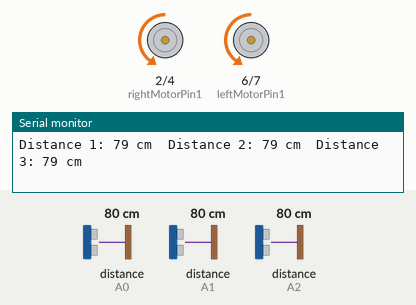
This sketch was run on a simulated Arduino Uno, built with avr-gcc and run on an emulated ATmega328P. On the bench: motor-driver pin pairs drawn as motors (green arrow = first pin HIGH = forward, orange = second pin HIGH = backward, longer = more drive, scaled by the enable pin), the last lines printed to the serial monitor. Wiring (inferred from the names in the program): 3 × ultrasonic range finder: trigger pin 8, echo A0 / trigger pin 9, echo A1 / trigger pin 10, echo A2. The inputs (shaded band) are chosen by the test bench; at power-on: distance to the obstacle (sensors on A0, A1, A2) 80 cm. The echo pulse lasts 58.3 µs per cm.

Above: at 1.2 s.
1.3 s: distance to the obstacle (sensor on A0) set to 35 cm
4.3 s: distance to the obstacle (sensor on A1) set to 35 cm
7.3 s: distance to the obstacle (sensor on A2) set to 9 cm
10.3 s: distance to the obstacle (sensor on A0) set to 25 cm
11.8 s: distance to the obstacle (sensor on A0) set to 20 cm
At 12.7 s:
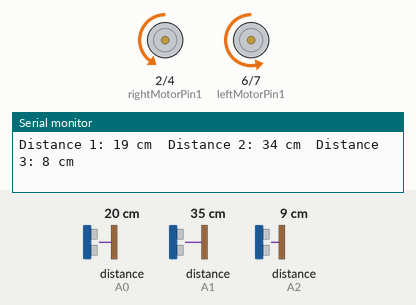
13.3 s: distance to the obstacle (sensor on A1) set to 25 cm
16.3 s: distance to the obstacle (sensor on A1) set to 20 cm
At 17.8 s:
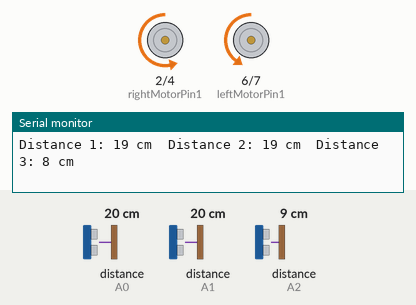
Timing chart, 0 to 18.8 s (numbered marks = the images above; inputs shaded):
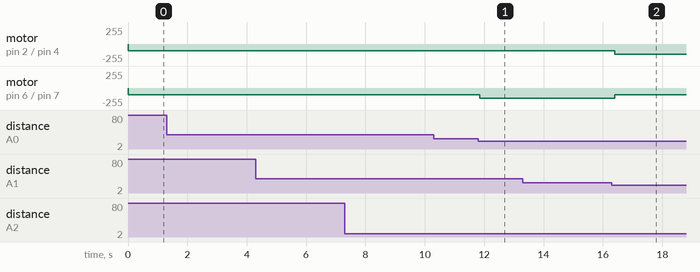

Measured:
- the behaviour switches between 22 and 21 cm on distance to the obstacle (sensor on A0) (found by bisection; images 0 and 1)
- the behaviour switches between 22 and 21 cm on distance to the obstacle (sensor on A1) (found by bisection; images 1 and 2)
- after the input at 11.8 s, motor on pin 6 (leftMotorPin1) / pin 7 (leftMotorPin2): backward 100/255 → backward 150/255 after 0.05 s
- after the input at 16.3 s, motor on pin 2 (rightMotorPin1) / pin 4 (rightMotorPin2): backward 100/255 → backward 150/255 after 0.09 s; motor on pin 6 (leftMotorPin1) / pin 7 (leftMotorPin2): backward 150/255 → backward 100/255 after 0.09 s

The sketch:

avoid_test.ino
```cpp
// 초음파 센서 핀 정의
const int trigPin1 = 8;  // 중앙 센서 트리거 핀
const int echoPin1 = A0;  // 중앙 센서 에코 핀
const int trigPin2 = 9; // 우측 센서 트리거 핀
const int echoPin2 = A1; // 우측 센서 에코 핀
const int trigPin3 = 10; // 좌측 센서 트리거 핀
const int echoPin3 = A2; // 좌측 센서 에코 핀

// 모터 핀 정의
#define EN1 3                 // 우측 모터 속도
const int rightMotorPin1 = 2; // 우측 모터 핀 1
const int rightMotorPin2 = 4; // 우측 모터 핀 2
#define EN2 5                 // 좌측 모터 속도
const int leftMotorPin1 = 6;  // 좌측 모터 핀 1
const int leftMotorPin2 = 7;  // 좌측 모터 핀 2

// 장애물 감지 거리 설정 (단위: 센티미터)
const int obstacleDistance1 = 10;
const int obstacleDistance2 = 20;

void setup()
{
    pinMode(trigPin1, OUTPUT);
    pinMode(echoPin1, INPUT);
    pinMode(trigPin2, OUTPUT);
    pinMode(echoPin2, INPUT);
    pinMode(trigPin3, OUTPUT);
    pinMode(echoPin3, INPUT);
    pinMode(leftMotorPin1, OUTPUT);
    pinMode(leftMotorPin2, OUTPUT);
    pinMode(rightMotorPin1, OUTPUT);
    pinMode(rightMotorPin2, OUTPUT);
    pinMode(EN1, OUTPUT);
    pinMode(EN2, OUTPUT);
    Serial.begin(9600); // 시리얼 통신 초기화
}

void loop()
{
    // 중앙 센서로부터 거리 측정
    long duration1, distance1;
    digitalWrite(trigPin1, LOW);
    delayMicroseconds(2);
    digitalWrite(trigPin1, HIGH);
    delayMicroseconds(10);
    digitalWrite(trigPin1, LOW);
    duration1 = pulseIn(echoPin1, HIGH);
    distance1 = (duration1 / 2) / 29.1;

    // 우측 센서로부터 거리 측정
    long duration2, distance2;
    digitalWrite(trigPin2, LOW);
    delayMicroseconds(2);
    digitalWrite(trigPin2, HIGH);
    delayMicroseconds(10);
    digitalWrite(trigPin2, LOW);
    duration2 = pulseIn(echoPin2, HIGH);
    distance2 = (duration2 / 2) / 29.1;

    // 좌측 센서로부터 거리 측정
    long duration3, distance3;
    digitalWrite(trigPin3, LOW);
    delayMicroseconds(2);
    digitalWrite(trigPin3, HIGH);
    delayMicroseconds(10);
    digitalWrite(trigPin3, LOW);
    duration3 = pulseIn(echoPin3, HIGH);
    distance3 = (duration3 / 2) / 29.1;

    // 거리 값 출력
    Serial.print("Distance 1: ");
    Serial.print(distance1);
    Serial.print(" cm\t");
    Serial.print("Distance 2: ");
    Serial.print(distance2);
    Serial.print(" cm\t");
    Serial.print("Distance 3: ");
    Serial.print(distance3);
    Serial.println(" cm");

    // 장애물 감지 시 모터 제어
    if (distance1 <= obstacleDistance1)
    {
        // 중앙에 장애물이 있을 때
        digitalWrite(leftMotorPin1, LOW);
        digitalWrite(leftMotorPin2, HIGH);
        digitalWrite(rightMotorPin1, LOW);
        digitalWrite(rightMotorPin2, HIGH);
        analogWrite(EN1, 100);
        analogWrite(EN2, 100);
    }
    else if (distance1 <= obstacleDistance1 && distance2 <= obstacleDistance1)
    {
        // 우측에 장애물이 가까이 있을 때
        digitalWrite(leftMotorPin1, LOW);
        digitalWrite(leftMotorPin2, HIGH);
        digitalWrite(rightMotorPin1, LOW);
        digitalWrite(rightMotorPin2, HIGH);
        analogWrite(EN1, 150);
        analogWrite(EN2, 0);
    }
    else if (distance1 <= obstacleDistance2 && distance2 <= obstacleDistance2)
    {
        // 우측에 장애물이 멀리 있을 때
        digitalWrite(leftMotorPin1, LOW);
        digitalWrite(leftMotorPin2, HIGH);
        digitalWrite(rightMotorPin1, LOW);
        digitalWrite(rightMotorPin2, HIGH);
        analogWrite(EN1, 150);
        analogWrite(EN2, 100);
    }
    else if (distance1 <= obstacleDistance1 && distance3 <= obstacleDistance1)
    {
        // 좌측에 장애물이 가까이 있을 때
        digitalWrite(leftMotorPin1, LOW);
        digitalWrite(leftMotorPin2, HIGH);
        digitalWrite(rightMotorPin1, LOW);
        digitalWrite(rightMotorPin2, HIGH);
        analogWrite(EN1, 0);
        analogWrite(EN2, 150);
    }
    else if (distance1 <= obstacleDistance2 && distance3 <= obstacleDistance2)
    {
        // 우측에 장애물이 멀리 있을 때
        digitalWrite(leftMotorPin1, LOW);
        digitalWrite(leftMotorPin2, HIGH);
        digitalWrite(rightMotorPin1, LOW);
        digitalWrite(rightMotorPin2, HIGH);
        analogWrite(EN1, 100);
        analogWrite(EN2, 150);
    }
    else
    {
        // 장애물이 없을 때
        digitalWrite(leftMotorPin1, LOW);
        digitalWrite(leftMotorPin2, HIGH);
        digitalWrite(rightMotorPin1, LOW);
        digitalWrite(rightMotorPin2, HIGH);
        analogWrite(EN1, 100);
        analogWrite(EN2, 100);
    }

    delay(100); // 감지 주기 설정
}
```
